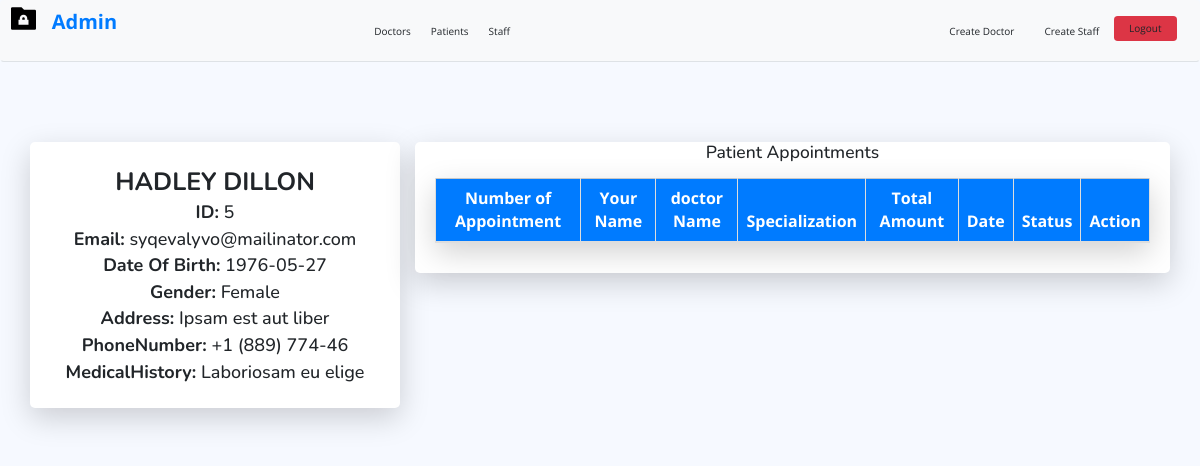
/admin/view_patient.php?id=5 (signed in), run on the app's committed database.
### tables this page shows
CREATE TABLE `patients` (
  `PatientID` int(11) NOT NULL,
  `FullName` varchar(100) NOT NULL,
  `DateOfBirth` date NOT NULL,
  `Gender` enum('Male','Female','Other') NOT NULL,
  `Address` text DEFAULT NULL,
  `PhoneNumber` varchar(15) DEFAULT NULL,
  `Email` varchar(100) DEFAULT NULL,
  `MedicalHistory` text DEFAULT NULL
);

### admin/view_patient.php (the view, shortened to what this page needs)
<?php
include "../share/head.php";
if (isset($_GET['id'])) {
    $id = $_GET['id'];
    $select = "SELECT * FROM patients WHERE PatientID = $id";
    $query = mysqli_query($connect, $select);
    $data = mysqli_fetch_assoc($query);
}
include "../share/header_admin.php";
?>
<main id="main" class="main">
    <section class="section profile">
        <div class="row justify-content-around">
            <div class="col-xl-4">
                <div class="card shadow-lg">
                    <div class="card-body profile-card pt-4 d-flex flex-column align-items-center">
                        <h1 class="text-uppercase mt-3"><b><?= $data['FullName']; ?></b></h1>
                        <h3><b>ID:</b> <?= $data['PatientID']; ?></h3>
                        <h3><b>Email:</b> <?= $data['Email']; ?></h3>
                        <h3><b>Date Of Birth:</b> <?= $data['DateOfBirth']; ?></h3>
                        <h3><b>Gender:</b> <?= $data['Gender']; ?></h3>
                        <h3><b>Address:</b> <?= $data['Address']; ?></h3>
                        <h3><b>PhoneNumber:</b> <?= $data['PhoneNumber']; ?></h3>
                        <h3><b>MedicalHistory:</b> <?= $data['MedicalHistory']; ?></h3>
                    </div>
                </div>
            </div>
            <div class="col-xl-8">
                <div class="card shadow-lg">
                    <div class="card-body">
                        <h3 class="text-center mb-4">Patient Appointments</h3>
                        <table class="table table-bordered table-striped table-hover shadow-lg">
                            <thead class="table-light">
                                <tr>
                                    <th>Number of Appointment</th>
                                    <th>Your Name</th>
                                    <th>doctor Name</th>
                                    <th>Specialization</th>
                                    <th>Total Amount</th>
                                    <th>Date</th>
                                    <th>Status</th>
                                    <th>Action</th>
                                </tr>
                            </thead>
                        </table>
                    </div>
                </div>
            </div>
        </div>
    </section>
</main>
<?php
include "../share/footer.php";
?>

### assets/css/style.css (style rules this page uses)
.table { width: 100%; border-collapse: collapse; }
.table-bordered { border: 1px solid #ddd; }
.table th, .table td { text-align: center; padding: 12px; font-size: 16px; }
.table th { background-color: #007bff; color: white; }
.card { border-radius: 15px; box-shadow: 0 4px 8px rgba(0, 0, 0, 0.1); }
body { background-color: #f8f9fa; }
:root { scroll-behavior: smooth; }
body { font-family: "Open Sans", sans-serif; background: #f6f9ff; color: #444444; }
h1, h2, h3, h4, h5, h6 { font-family: "Nunito", sans-serif; }
#main { margin-top: 60px; padding: 20px 30px; transition: all 0.3s; }
.card { margin-bottom: 30px; border: none; border-radius: 5px; box-shadow: 0px 0 30px rgba(1, 41, 112, 0.1); }
.card-body { padding: 0 20px 20px 20px; }
@media (min-width: 1200px) { #main, #footer { margin-left: auto; } }
.profile .profile-card h3 { font-size: 18px; }

### data on the page
patients: FullName "HADLEY DILLON", PatientID "5", Email "syqevalyvo@mailinator.com", DateOfBirth "1976-05-27", Gender "Female", Address "Ipsam est aut liber", PhoneNumber "+1 (889) 774-46", MedicalHistory "Laboriosam eu elige"
